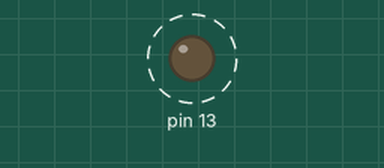
A sketch run on a simulated Arduino Uno, built with avr-gcc and run on an emulated ATmega328P. Shown: output pins drawn as LEDs (lit = HIGH). Dashed ring = blinking. What the sketch prints to the serial monitor is not drawn.

Above: at 0.5 s.
Timing chart, 0 to 4.6 s (numbered marks = the images above):
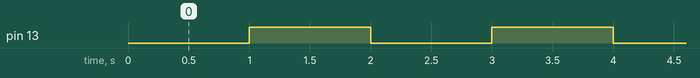

The sketch:

MK_BLEsketch_HardSerial.ino
```cpp
long interval = 1000;

void setup()
{
  Serial.begin(19200);
  pinMode(13, OUTPUT);
}

void loop() // run over and over
{

    delay(interval);          // wait for 1 sec
    digitalWrite(13, HIGH);   // set the LED on

    Serial.write(0x4D);
    Serial.write(0x2A);
    Serial.write(0x10);
    Serial.write(0x20);

    delay(interval);         // wait for 1 sec
    digitalWrite(13, LOW);   // set the LED off
}
```

Measured:
- by itself, pin 13: alternates HIGH for 1.0 s and LOW for 1.0 s
